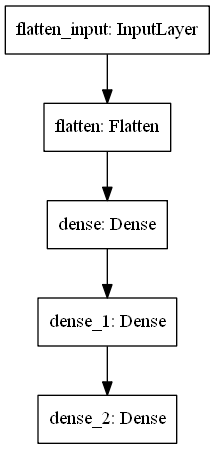
#> input picture ANN-image_classifier/model.png, 215 x 449 px
$ python -i Cartoonifier.py   (imports and definitions only)
#> lines starting #> are read from the running program, lines starting #| are printed output that depends on the picture
# Importing the required modules
import tkinter as tk  # graphical user interface toolkit
from tkinter import *
import easygui  # to open the filebox
import cv2  # for image processing
import matplotlib.pyplot as plt

import os  # to read and save path
import sys

# Making the GUI main window
# [4 lines not run here, left out]
# [1 line that did not run here, left out]

""" fileopenbox opens the box to choose file
and help us store file path as string"""


def upload():
    image_path = easygui.fileopenbox()
    cartoonify(image_path)


# Step 3: How is an image stored?
def cartoonify(image_path):
    # read image
#> called with image_path = '../ANN-image_classifier/model.png'
    original_image = cv2.imread(image_path)
#> original_image is the input picture: shape (449, 215, 3); min 0, max 255, mean 240.8
    original_image = cv2.cvtColor(original_image, cv2.COLOR_BGR2RGB)
    print(original_image)  # this will be stored in form of number
#> (printed output is left out)

    # to confirm it is image that was chosing
    if original_image is None:
        print("Can't find any image. Choose appropriate file")
        sys.exit()
    resize_image1 = cv2.resize(original_image, (960, 540))
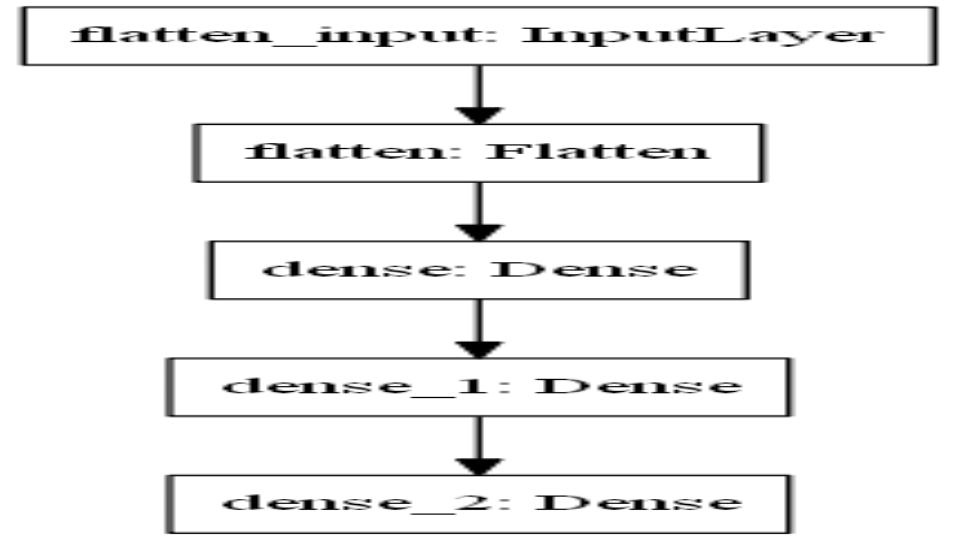
#> resize_image1: shape (540, 960, 3); min 0, max 255, mean 240.8
    # plt.imshow(resize_image1, cmap='gray')

    # converting an image to grayscale
    grayscale_image = cv2.cvtColor(original_image, cv2.COLOR_BGR2GRAY)
    resize_image2 = cv2.resize(grayscale_image, (960, 540))
    # plt.imshow(resize_image2, cmap="gray")

    # applying median blur to smoothen an image
    smooth_grayscale_image = cv2.medianBlur(grayscale_image, 5)
    resize_image3 = cv2.resize(smooth_grayscale_image, (960, 540))
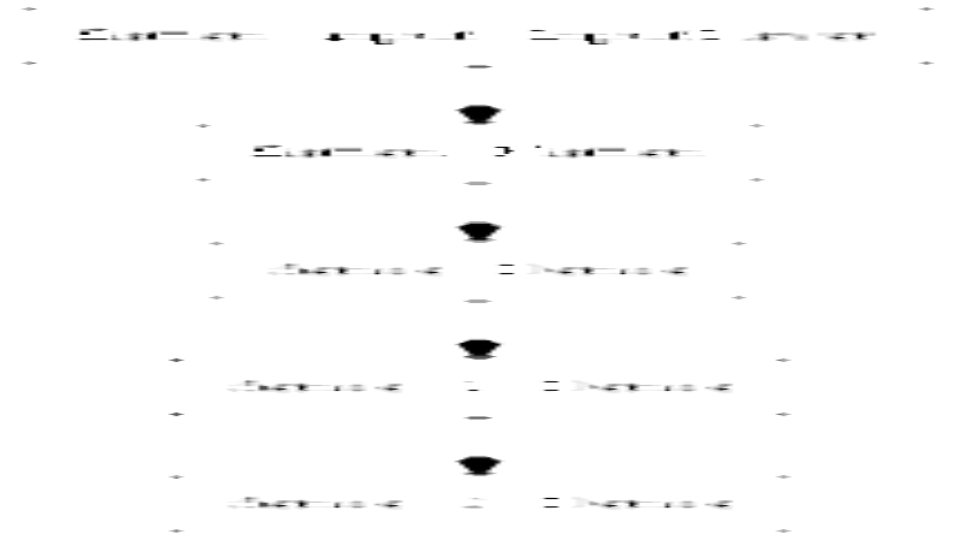
#> resize_image3: shape (540, 960); min 0, max 255, mean 252.2
    #  plt.imshow(resize_image3, cmap='gray')

    # retrieving the edges for cartoon effect
    # by using thresholding technique
    get_edge = cv2.adaptiveThreshold(smooth_grayscale_image, 255, cv2.ADAPTIVE_THRESH_MEAN_C, cv2.THRESH_BINARY, 9, 9)
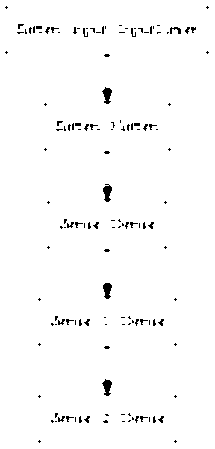
#> get_edge: shape (449, 215); 98.2% white; black in thin lines or dots
    resize_image4 = cv2.resize(get_edge, (960, 540))
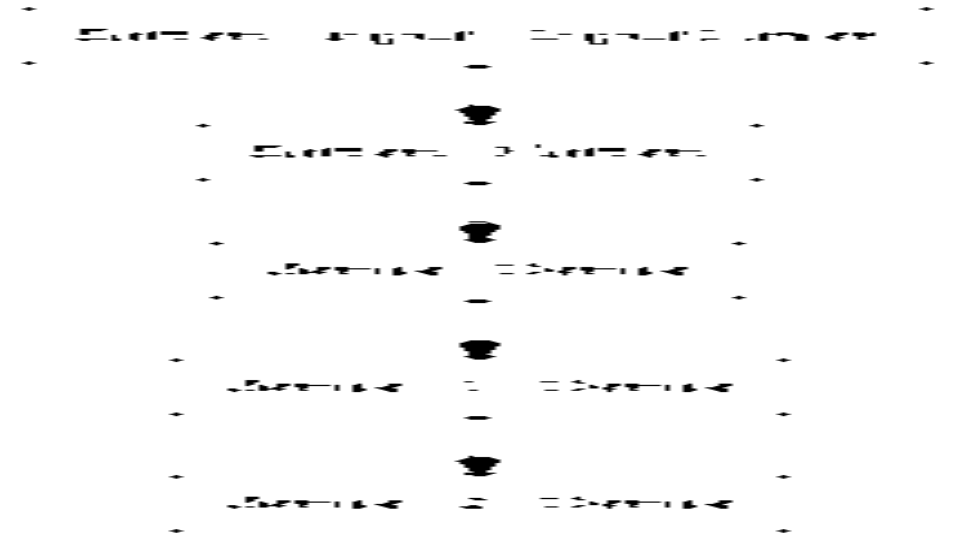
#> resize_image4: shape (540, 960); min 0, max 255, mean 250.3
    # plt.imshow(resize_image4, cmap='gray')

    # applying bilateral filter to remove noise
    # and keep edge sharp as required
    color_image = cv2.bilateralFilter(original_image, 9, 300, 300)
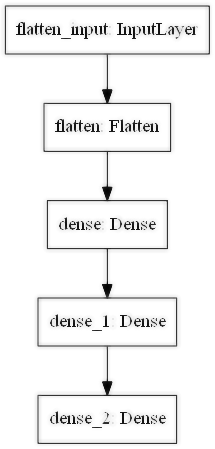
#> color_image: shape (449, 215, 3); min 2, max 255, mean 242.3
    resize_image5 = cv2.resize(color_image, (960, 540))
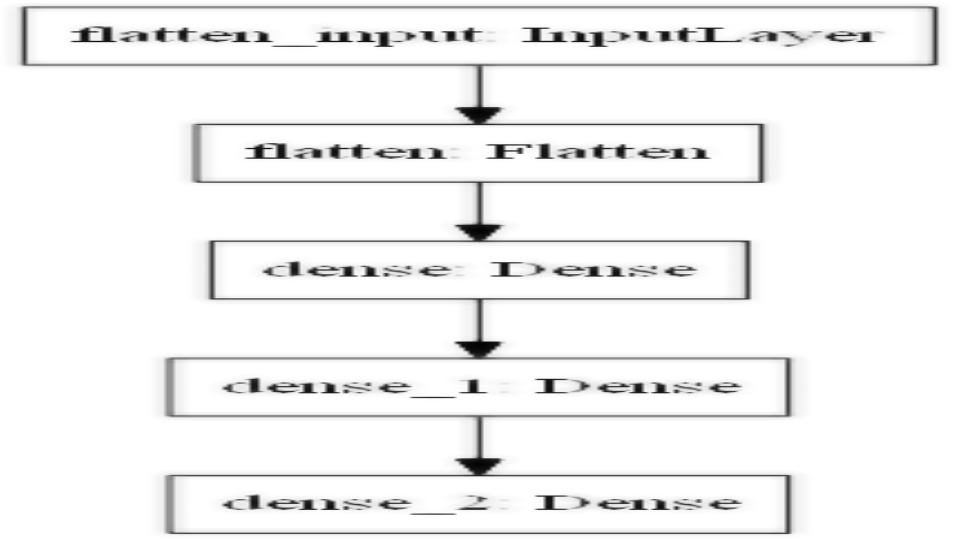
#> resize_image5: shape (540, 960, 3); min 2, max 255, mean 242.2
    # plt.imshow(resize_image5, cmap="gray")

    # masking edged image with our "BEAUTIFY" image
    cartoon_image = cv2.bitwise_and(color_image, color_image, mask=get_edge)
    resize_image6 = cv2.resize(cartoon_image, (960, 540))
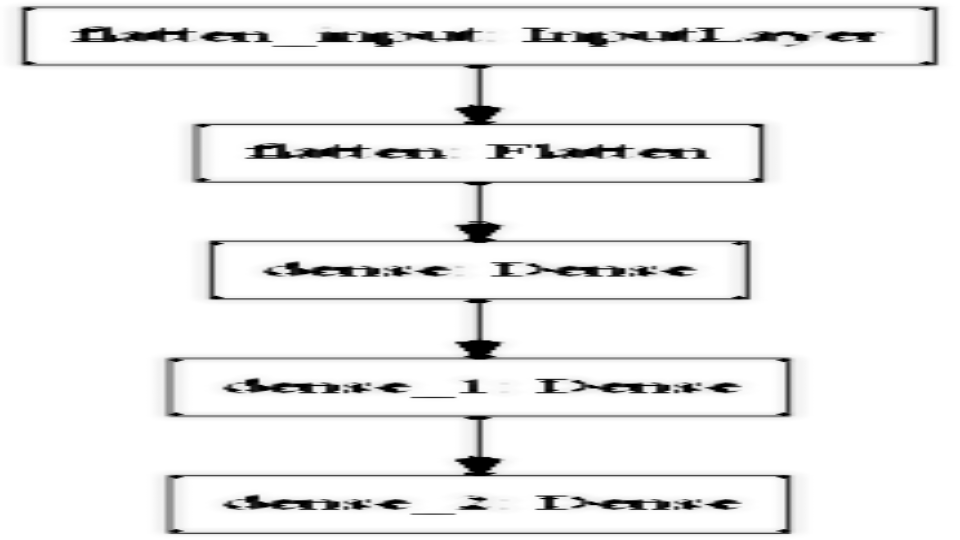
#> resize_image6: shape (540, 960, 3); min 0, max 255, mean 239.7
    # plt.imshow(resize_image6, cmap='gray')

    # Plotting the whole transition
    images = [resize_image1, resize_image2, resize_image3, resize_image4, resize_image5, resize_image6]
    fig, axes = plt.subplots(3, 2, figsize=(8, 8), subplot_kw={'xticks': [], 'yticks': []},
                             gridspec_kw=dict(hspace=0.1, wspace=0.1))
    for i, ax in enumerate(axes.flat):
        ax.imshow(images[i], cmap='gray')

    # Making a Save button in the GUI main window
#> (the run stopped early here; a loop or call above may not have finished)
